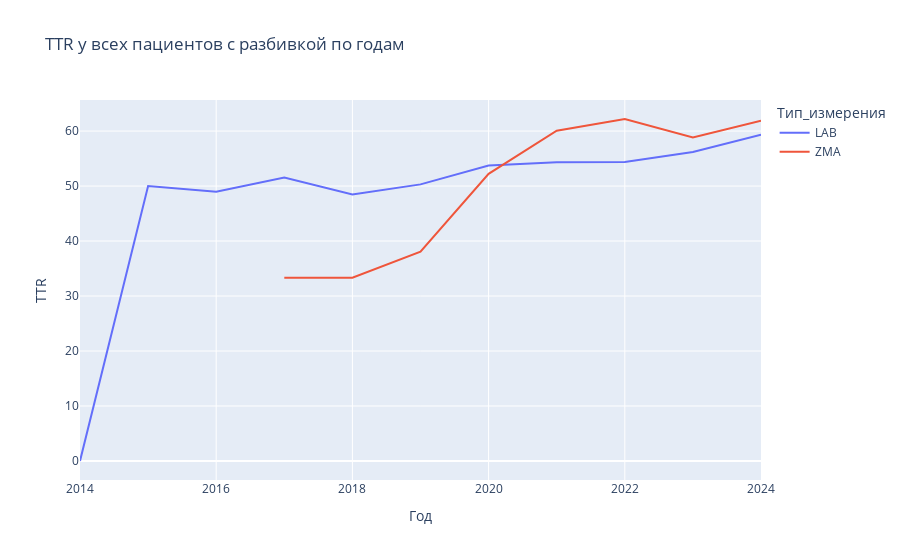

Here is the notebook cell this chart was saved with:
### Code cell
fig = px.line(TTR, y = "TTR", x = "Год", color = "Тип_измерения", title='TTR у всех пациентов с разбивкой по годам')
fig.show()

### Figure 1 — Plotly figure (JSON) as saved in the notebook; plotly's stock layout.template omitted (floating-point values rounded to 4 significant figures)
{"data": [{"hovertemplate": "Тип_измерения=LAB<br>Год=%{x}<br>TTR=%{y}<extra></extra>", "legendgroup": "LAB", "line": {"color": "#636efa", "dash": "solid"}, "marker": {"symbol": "circle"}, "mode": "lines", "name": "LAB", "orientation": "v", "showlegend": true, "type": "scatter", "x": [2014, 2015, 2016, 2017, 2018, 2019, 2020, 2021, 2022, 2023, 2024], "xaxis": "x", "y": [0, 50, 48.98, 51.55, 48.46, 50.31, 53.72, 54.31, 54.35, 56.21, 59.34], "yaxis": "y"}, {"hovertemplate": "Тип_измерения=ZMA<br>Год=%{x}<br>TTR=%{y}<extra></extra>", "legendgroup": "ZMA", "line": {"color": "#EF553B", "dash": "solid"}, "marker": {"symbol": "circle"}, "mode": "lines", "name": "ZMA", "orientation": "v", "showlegend": true, "type": "scatter", "x": [2017, 2018, 2019, 2020, 2021, 2022, 2023, 2024], "xaxis": "x", "y": [33.33, 33.33, 38.07, 52.22, 60.07, 62.19, 58.85, 61.89], "yaxis": "y"}], "layout": {"legend": {"title": {"text": "Тип_измерения"}, "tracegroupgap": 0}, "title": {"text": "TTR у всех пациентов с разбивкой по годам"}, "xaxis": {"anchor": "y", "domain": [0, 1], "title": {"text": "Год"}}, "yaxis": {"anchor": "x", "domain": [0, 1], "title": {"text": "TTR"}}}}
